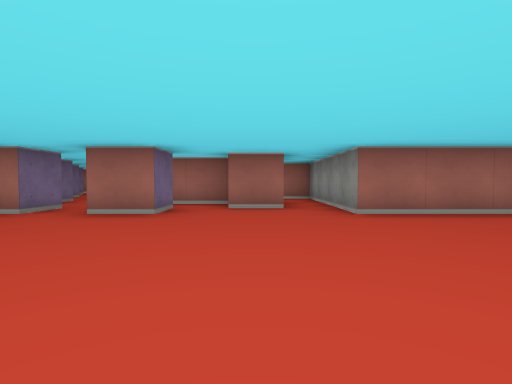
view 1 (above)

20 first-person views from a walk through a cub3D level. The camera is about half as high as the walls, tilts 2° down and sees 80° across. The floor is counted in squares. Each view is taken from the middle of a square. On the plan, view 1 faces up. The plan holds only what a view shows up to about 9 squares ahead; the rest is blank.

view 2
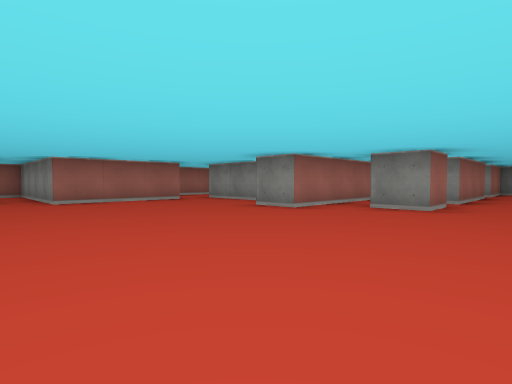

view 3
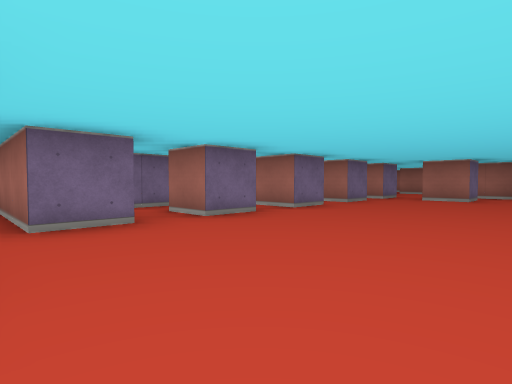

view 4
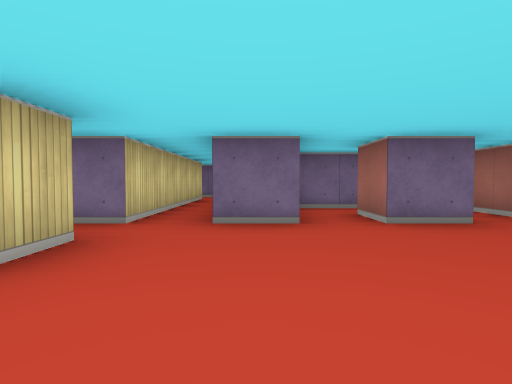

view 5
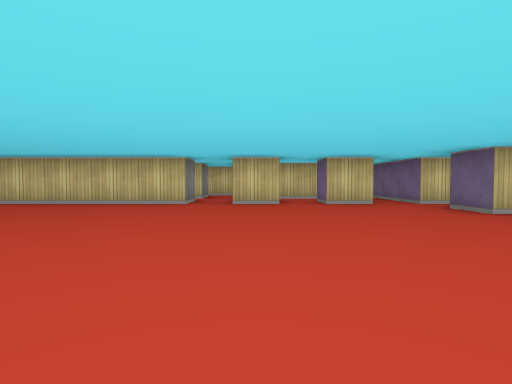

view 6
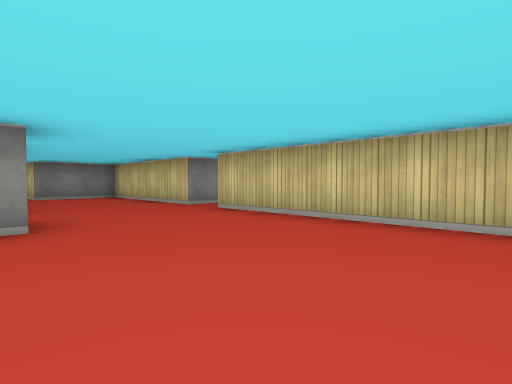

view 7
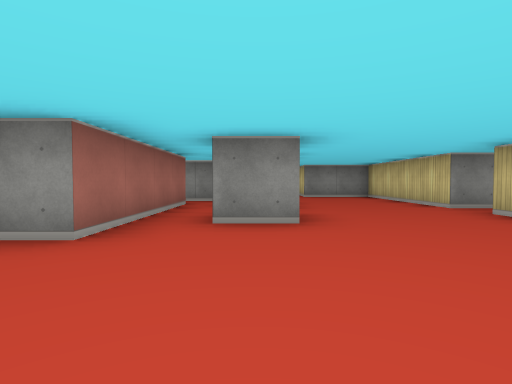

view 8
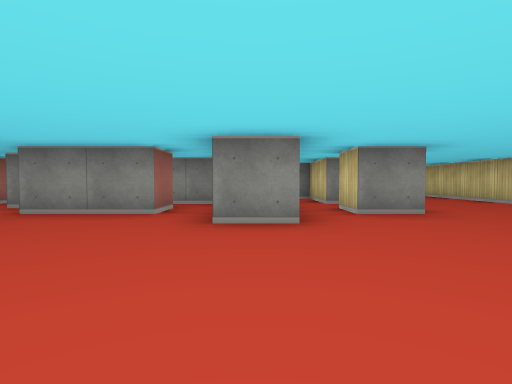

view 9
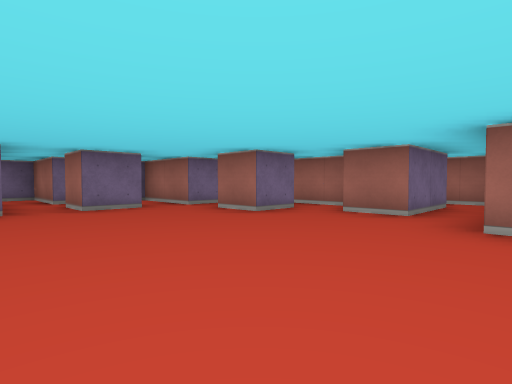

view 10
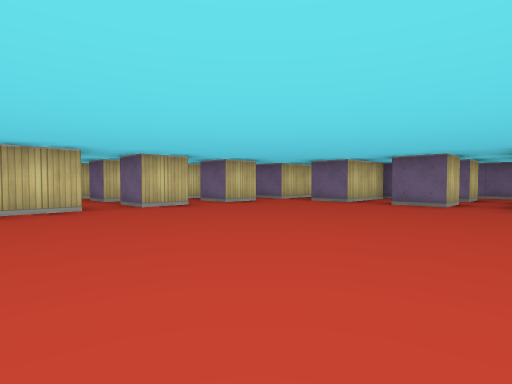

view 11
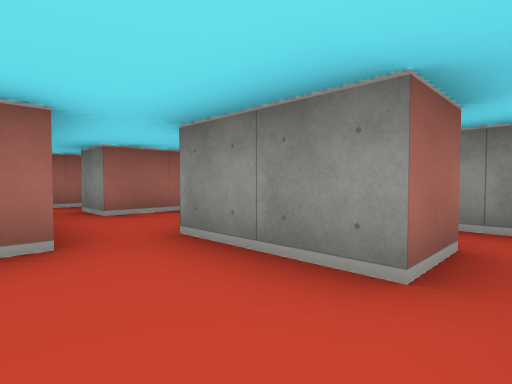

view 12
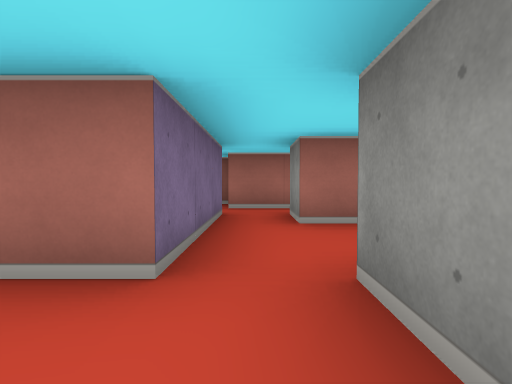

view 13
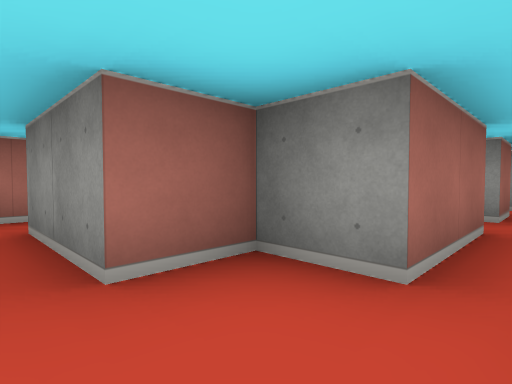

view 14
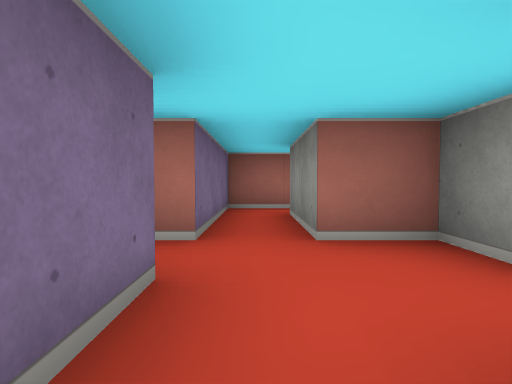

view 15
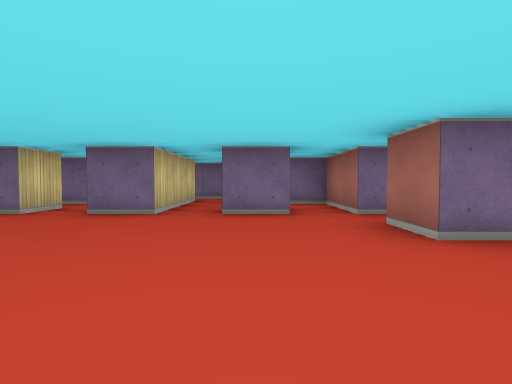

view 16
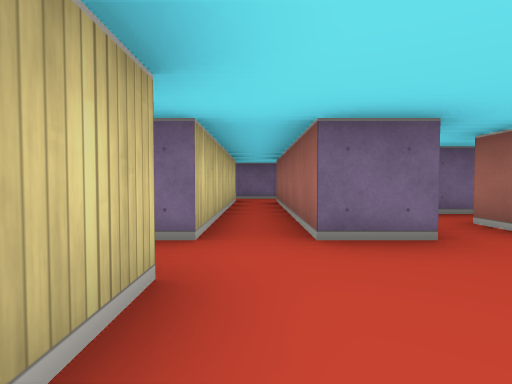

view 17
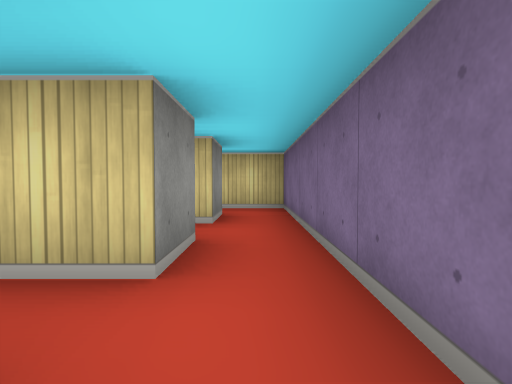

view 18
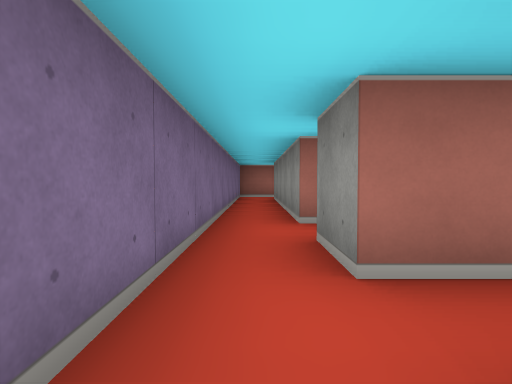

view 19
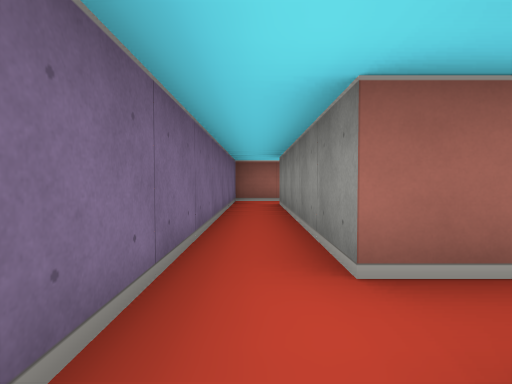

view 20
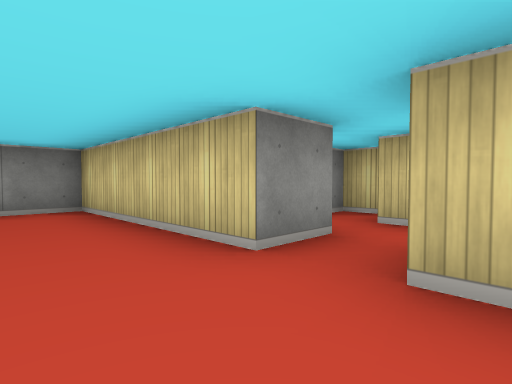

### Floor plan
Ten units are one square. View 1 is at (0, 0); x grows to the right and y downward. Boxes are objects, and circles mark ways between rooms. Rooms are numbered by the first view taken in them; rooms with no view inside come last. Other rooms are left out.
<svg viewBox="-100 -120 220 195">
<path fill="none" stroke="#000" d="M-6 45 5 45 5 55M-45 5 -35 5 -35 15 -45 15M15 55 15 45 65 45M-35 -35 -35 -25 -45 -25M65 15 55 15 55 5 65 5M-26 45 -15 45 -15 55M-15 -56 -15 -45 -25 -45M66 -25 55 -25 55 -45M45 -55 45 -45 15 -45 15 -75M-5 -65 -24 -65M-35 -55 -35 -45 -55 -45 -55 -25 -65 -25M-22 65 5 65M-65 5 -55 5 -55 25 -35 25 -35 35 -85 35M5 -75 5 -55 -5 -55M85 -5 45 -5 45 -15M-65 -15 -35 -15 -35 -5 -50 -5M75 45 115 45 115 25M-45 -75 -45 -70M105 15 75 15 75 5 85 5M-85 45 -35 45 -35 70M-95 35 -95 45M25 -85 25 -75M45 -85 45 -95 35 -95 35 -115M25 -115 25 -95M-85 15 -85 -35M-84 -45 -95 -45 -95 35M-85 35 -85 25M-85 55 -85 45M-95 45 -95 65 -84 65M65 -85 45 -85M85 5 95 5 95 -8M15 -75 15 -85 2 -85M-65 -25 -75 -25 -75 -16"/>
<circle cx="-90" cy="30" r="3" fill="#2a7"/>
<circle cx="-90" cy="50" r="3" fill="#2a7"/>
<circle cx="80" cy="0" r="3" fill="#2a7"/>
<circle cx="10" cy="-65" r="3" fill="#2a7"/>
<circle cx="-60" cy="-20" r="3" fill="#2a7"/>
<circle cx="40" cy="-80" r="3" fill="#2a7"/>
<text x="10" y="0">1</text>
<text x="30" y="-90">2</text>
<text x="-90" y="-10">3</text>
<text x="-70" y="60">4</text>
<text x="50" y="-80">5</text>
<text x="90" y="-10">6</text>
<text x="0" y="-80">7</text>
<text x="-70" y="-20">8</text>
</svg>
Room 1 opens to room 3. Room 1 opens to room 4. Room 1 opens to room 6. Room 1 opens to room 7. Room 1 opens to room 8. Room 2 opens to room 5.

Where each view was taken, in squares from view 1:
view 1: 0 up, 0 right, facing up
view 2: 3 down, 0 right, facing up-right
view 3: 4 down, 0 right, facing up-left
view 4: 3 down, 0 right, facing left
view 5: 2 up, 0 right, facing down
view 6: 1 down, 2 right, facing down-right
view 7: 1 down, 2 right, facing right
view 8: 1 up, 1 right, facing right
view 9: 1 up, 2 right, facing up-left
view 10: 1 up, 3 right, facing down-left
view 11: 2 up, 4 right, facing up-right
view 12: 3 up, 5 right, facing up
view 13: 8 up, 3 right, facing up-right
view 14: 7 up, 3 right, facing up
view 15: 3 up, 1 right, facing left
view 16: 4 down, 1 left, facing left
view 17: 1 down, 9 left, facing down
view 18: 5 down, 9 left, facing up
view 19: 3 down, 9 left, facing up
view 20: 3 down, 6 right, facing down-right
